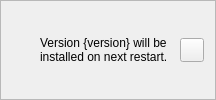
     <widget class="QFrame" name="updateFrame">
      <property name="enabled">
       <bool>true</bool>
      </property>
      <property name="frameShape">
       <enum>QFrame::Shape::StyledPanel</enum>
      </property>
      <property name="frameShadow">
       <enum>QFrame::Shadow::Raised</enum>
      </property>
      <layout class="QHBoxLayout" name="horizontalLayout">
       <property name="spacing">
        <number>12</number>
       </property>
       <item>
        <widget class="QLabel" name="updateIcon">
         <property name="minimumSize">
          <size>
           <width>16</width>
           <height>16</height>
          </size>
         </property>
         <property name="maximumSize">
          <size>
           <width>16</width>
           <height>16</height>
          </size>
         </property>
         <property name="text">
          <string/>
         </property>
         <property name="pixmap">
          <pixmap resource="../../resources/resources.qrc">:/icons/message.svg</pixmap>
         </property>
         <property name="scaledContents">
          <bool>true</bool>
         </property>
        </widget>
       </item>
       <item>
        <widget class="QLabel" name="updateLabel">
         <property name="frameShape">
          <enum>QFrame::Shape::NoFrame</enum>
         </property>
         <property name="text">
          <string>Version {version} will be installed on next restart.</string>
         </property>
         <property name="wordWrap">
          <bool>true</bool>
         </property>
         <property name="textInteractionFlags">
          <set>Qt::TextInteractionFlag::NoTextInteraction</set>
         </property>
        </widget>
       </item>
       <item>
        <widget class="QPushButton" name="updateClose">
         <property name="maximumSize">
          <size>
           <width>24</width>
           <height>24</height>
          </size>
         </property>
         <property name="text">
          <string/>
         </property>
         <property name="icon">
          <iconset theme="QIcon::ThemeIcon::EditClear"/>
         </property>
        </widget>
       </item>
      </layout>
     </widget>
